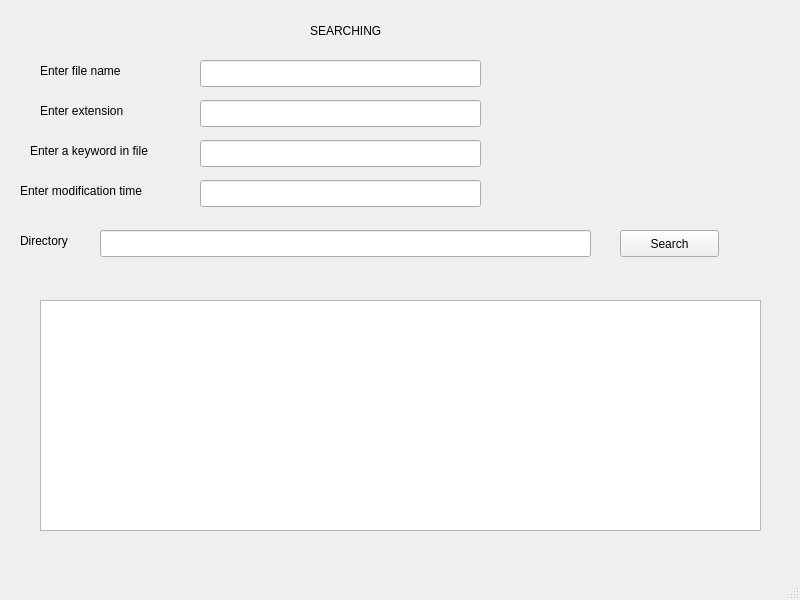
<?xml version="1.0" encoding="UTF-8"?>
<ui version="4.0">
 <class>MainWindow2</class>
 <widget class="QMainWindow" name="MainWindow2">
  <property name="geometry">
   <rect>
    <x>0</x>
    <y>0</y>
    <width>800</width>
    <height>600</height>
   </rect>
  </property>
  <property name="windowTitle">
   <string>MainWindow</string>
  </property>
  <widget class="QWidget" name="centralwidget">
   <widget class="QLabel" name="label">
    <property name="geometry">
     <rect>
      <x>310</x>
      <y>20</y>
      <width>91</width>
      <height>21</height>
     </rect>
    </property>
    <property name="text">
     <string>SEARCHING</string>
    </property>
   </widget>
   <widget class="QLineEdit" name="lineEdit">
    <property name="geometry">
     <rect>
      <x>200</x>
      <y>60</y>
      <width>281</width>
      <height>27</height>
     </rect>
    </property>
   </widget>
   <widget class="QLineEdit" name="lineEdit_2">
    <property name="geometry">
     <rect>
      <x>200</x>
      <y>100</y>
      <width>281</width>
      <height>27</height>
     </rect>
    </property>
   </widget>
   <widget class="QLineEdit" name="lineEdit_3">
    <property name="geometry">
     <rect>
      <x>200</x>
      <y>140</y>
      <width>281</width>
      <height>27</height>
     </rect>
    </property>
   </widget>
   <widget class="QLabel" name="label_2">
    <property name="geometry">
     <rect>
      <x>40</x>
      <y>60</y>
      <width>131</width>
      <height>21</height>
     </rect>
    </property>
    <property name="text">
     <string>Enter file name</string>
    </property>
   </widget>
   <widget class="QLabel" name="label_3">
    <property name="geometry">
     <rect>
      <x>40</x>
      <y>100</y>
      <width>131</width>
      <height>21</height>
     </rect>
    </property>
    <property name="text">
     <string>Enter extension</string>
    </property>
   </widget>
   <widget class="QLabel" name="label_4">
    <property name="geometry">
     <rect>
      <x>30</x>
      <y>130</y>
      <width>151</width>
      <height>41</height>
     </rect>
    </property>
    <property name="text">
     <string>Enter a keyword in file</string>
    </property>
   </widget>
   <widget class="QLabel" name="label_5">
    <property name="geometry">
     <rect>
      <x>20</x>
      <y>180</y>
      <width>171</width>
      <height>21</height>
     </rect>
    </property>
    <property name="text">
     <string>Enter modification time</string>
    </property>
   </widget>
   <widget class="QLineEdit" name="lineEdit_4">
    <property name="geometry">
     <rect>
      <x>200</x>
      <y>180</y>
      <width>281</width>
      <height>27</height>
     </rect>
    </property>
   </widget>
   <widget class="QLineEdit" name="lineEdit_5">
    <property name="geometry">
     <rect>
      <x>100</x>
      <y>230</y>
      <width>491</width>
      <height>27</height>
     </rect>
    </property>
   </widget>
   <widget class="QLabel" name="label_6">
    <property name="geometry">
     <rect>
      <x>20</x>
      <y>230</y>
      <width>71</width>
      <height>21</height>
     </rect>
    </property>
    <property name="text">
     <string>Directory</string>
    </property>
   </widget>
   <widget class="QPushButton" name="pushButton">
    <property name="geometry">
     <rect>
      <x>620</x>
      <y>230</y>
      <width>99</width>
      <height>27</height>
     </rect>
    </property>
    <property name="text">
     <string>Search</string>
    </property>
   </widget>
   <widget class="QTextEdit" name="textEdit">
    <property name="geometry">
     <rect>
      <x>40</x>
      <y>300</y>
      <width>721</width>
      <height>231</height>
     </rect>
    </property>
   </widget>
  </widget>
  <widget class="QMenuBar" name="menubar">
   <property name="geometry">
    <rect>
     <x>0</x>
     <y>0</y>
     <width>800</width>
     <height>25</height>
    </rect>
   </property>
  </widget>
  <widget class="QStatusBar" name="statusbar"/>
 </widget>
 <resources/>
 <connections/>
</ui>
